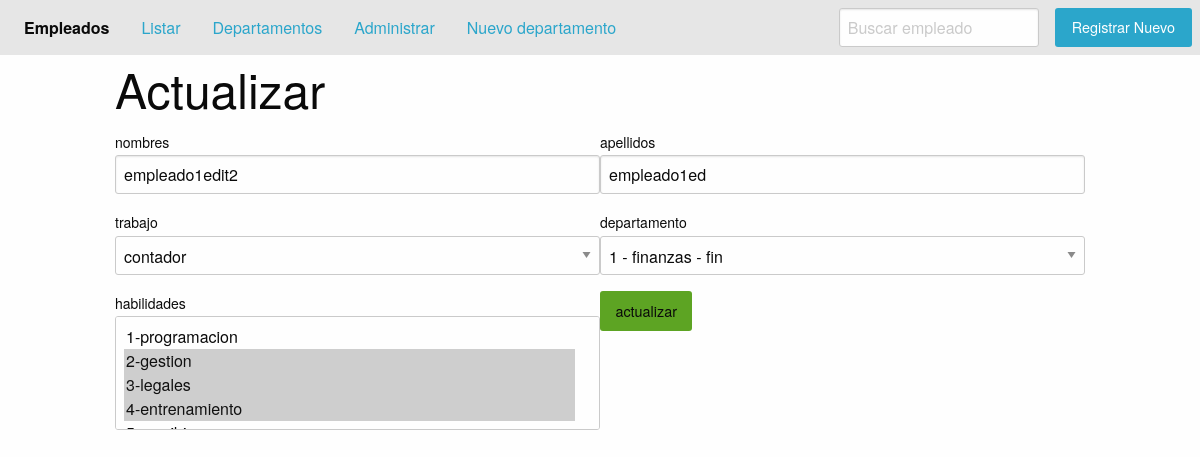
Screenshot of /update/1 with the database file from the repository.
### applications/persona/models.py (models this page shows)
class Empleado(models.Model):
    first_name = models.CharField('nombre', max_length=60)
    last_name = models.CharField('apellido',max_length=60)
    full_name= models.CharField('nombres completos',max_length=120,blank=True)
    job = models.CharField('trabajo',max_length=5,choices=tipo_job)
    depa=models.ForeignKey(Departamentos,on_delete=models.CASCADE)
    habilidades=models.ManyToManyField(Habilidades)
    class Meta:
        verbose_name='verb_empleado'
        verbose_name_plural='pl_empleados'
        ordering=['last_name']

class Habilidades(models.Model):
    habilidades=models.CharField('habilidad',max_length=50)
    class Meta:
        verbose_name='Habilidad'
        verbose_name_plural='Habilidades del empleado'
    def __str__(self):
        return f'{self.id}-{self.habilidades}'

### applications/persona/views.py (the view, shortened to what this page needs)
# urls.py: path('update/<pk>', views.Updatemp.as_view(),name='modificar'),
class Updatemp(UpdateView):
    template_name = 'persona/update.html'
    model = Empleado
    fields = ['first_name', 'last_name', 'job', 'depa', 'habilidades']
    success_url = reverse_lazy('persona_app:listadmin')

### applications/departamento/models.py (called while the page is built)
    def __str__(self):
        return f'{self.id} - {self.name} - {self.shor_name}'

### templates/persona/update.html (shortened to what this page needs)
{% extends 'base.html' %}
{% block body %}
    {% include 'includes/head.html' %}
    <div class="grid-container">
        <div class="grid">
            <h1 class="cell">
                Actualizar
            </h1>
            <div class="cell">
                <form class="grid-x" method="POST">
                    <div class="large-6 cell">
                        <label>nombres
                            {{ form.first_name }}
                        </label>
                    </div>
                    <div class="large-6 cell">
                        <label>apellidos
                            {{ form.last_name }}
                        </label>
                    </div>
                    <div class="large-6 cell">
                        <label>trabajo
                            {{ form.job }}
                        </label>
                    </div>
                    <div class="large-6 cell">
                        <label>departamento
                            {{ form.depa }}
                        </label>
                    </div>
                    <div class="large-6 cell">
                        <label>habilidades
                            {{ form.habilidades }}
                        </label>
                    </div>
                    <div class="large-6 cell">
                        <button type="submit" class="success button">actualizar</button>
                    </div>
                </form>
            </div>
        </div>
    </div>
{% endblock %}

### rows the page displays
Empleado: first_name "empleado1edit2", last_name "empleado1ed", job "contador", depa "1 - finanzas - fin"
Habilidades: habilidades "1-programacion / 2-gestion ☑ / 3-legales ☑ / 4-entrenamiento ☑"
